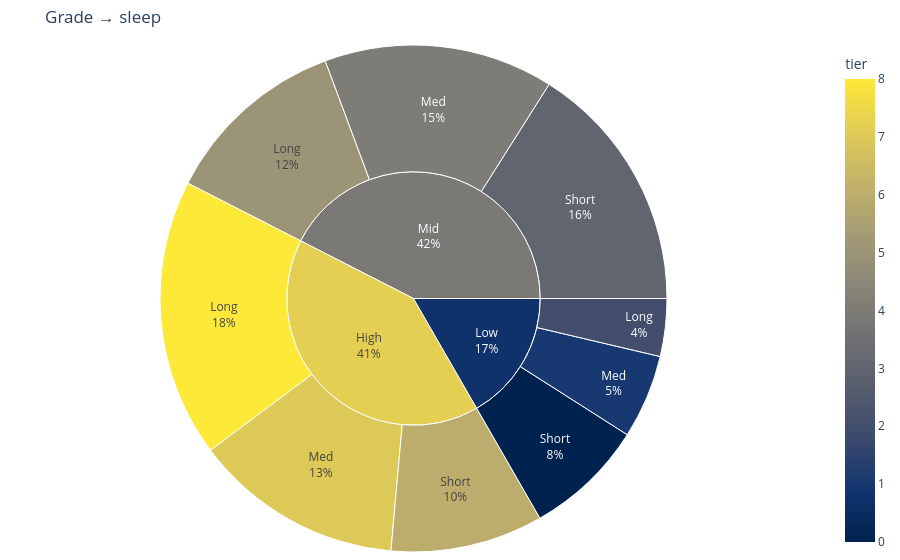

The notebook cell saved with this chart:
### Markdown cell above
## Grade × sleep bands

Cut final grade (Low/Mid/High) and sleep into tertiles; sunburst shows counts (colour encodes a tier index).

### Code cell
prep = df[["final_grade", "sleep_hours", "productivity_score"]].apply(
    pd.to_numeric, errors="coerce"
).dropna()

prep["grade_band"] = pd.cut(
    prep["final_grade"],
    [0, 60, 75, 100],
    labels=["Low", "Mid", "High"],
)
prep["sleep_band"] = pd.qcut(
    prep["sleep_hours"], 3, labels=["Short", "Med", "Long"], duplicates="drop"
)

agg = prep.groupby(["grade_band", "sleep_band"], observed=False).agg(
    students=("final_grade", "count"),
    avg_final=("final_grade", "mean"),
    avg_productivity=("productivity_score", "mean"),
).reset_index()

g = {"Low": 0, "Mid": 1, "High": 2}
s = {"Short": 0, "Med": 1, "Long": 2}
agg["tier"] = (
    agg["grade_band"].astype(str).map(g).astype(int) * 3
    + agg["sleep_band"].astype(str).map(s).astype(int)
)

fig = px.sunburst(
    agg,
    path=["grade_band", "sleep_band"],
    values="students",
    color="tier",
    color_continuous_scale="Cividis",
    range_color=[0, 8],
    hover_data={"avg_final": ":.1f", "avg_productivity": ":.1f"},
    title="Grade → sleep",
)
fig.update_traces(textinfo="label+percent entry")
fig.update_layout(margin=dict(t=45, l=8, r=8, b=8))
fig.show()

### Figure 1 — Plotly figure (JSON) as saved in the notebook; plotly's stock layout.template omitted (floating-point values rounded to 4 significant figures)
{"data": [{"branchvalues": "total", "customdata": [["53.32331357048748", "30.318036890645587", 0], ["53.86372290292177", "38.50171536286522", 1], ["54.092222222222226", "47.26130315500686", 2], ["67.57158989963682", "39.28674015748031", 3], ["68.01388795284414", "51.186150137741045", 4], ["68.582216758918", "63.61962425277541", 5], ["82.30452047693106", "51.90205287713841", 6], ["83.74783610271903", "67.70509441087613", 7], ["84.64285754904748", "78.56733011088996", 8], ["(?)", "(?)", 0.7615], ["(?)", "(?)", 3.901], ["(?)", "(?)", 7.196]], "domain": {"x": [0, 1], "y": [0, 1]}, "hovertemplate": "labels=%{label}<br>students=%{value}<br>parent=%{parent}<br>id=%{id}<br>avg_final=%{customdata[0]:.1f}<br>avg_productivity=%{customdata[1]:.1f}<br>tier=%{color}<extra></extra>", "ids": ["Low/Short", "Low/Med", "Low/Long", "Mid/Short", "Mid/Med", "Mid/Long", "High/Short", "High/Med", "High/Long", "Low", "Mid", "High"], "labels": ["Short", "Med", "Long", "Short", "Med", "Long", "Short", "Med", "Long", "Low", "Mid", "High"], "marker": {"coloraxis": "coloraxis", "colors": [0.0, 1.0, 2.0, 3.0, 4.0, 5.0, 6.0, 7.0, 8.0, 0.7615, 3.901, 7.196]}, "name": "", "parents": ["Low", "Low", "Low", "Mid", "Mid", "Mid", "High", "High", "High", "", "", ""], "textinfo": "label+percent entry", "type": "sunburst", "values": [1518.0, 1061.0, 729.0, 3175.0, 2904.0, 2342.0, 1929.0, 2648.0, 3517.0, 3308.0, 8421.0, 8094.0]}], "layout": {"coloraxis": {"cmax": 8, "cmin": 0, "colorbar": {"title": {"text": "tier"}}, "colorscale": [[0, "#00224e"], [0.1111, "#123570"], [0.2222, "#3b496c"], [0.3333, "#575d6d"], [0.4444, "#707173"], [0.5556, "#8a8678"], [0.6667, "#a59c74"], [0.7778, "#c3b369"], [0.8889, "#e1cc55"], [1, "#fee838"]]}, "legend": {"tracegroupgap": 0}, "margin": {"b": 8, "l": 8, "r": 8, "t": 45}, "title": {"text": "Grade → sleep"}}}
